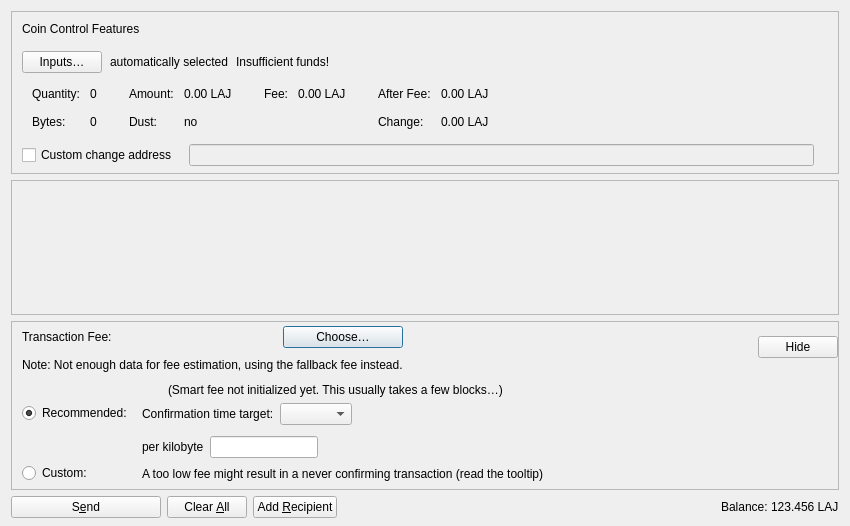
<?xml version="1.0" encoding="UTF-8"?>
<ui version="4.0">
 <class>SendCoinsDialog</class>
 <widget class="QDialog" name="SendCoinsDialog">
  <property name="geometry">
   <rect>
    <x>0</x>
    <y>0</y>
    <width>850</width>
    <height>526</height>
   </rect>
  </property>
  <property name="windowTitle">
   <string>Send Coins</string>
  </property>
  <layout class="QVBoxLayout" name="verticalLayout" stretch="0,1,0,0">
   <property name="bottomMargin">
    <number>8</number>
   </property>
   <item>
    <widget class="QFrame" name="frameCoinControl">
     <property name="sizePolicy">
      <sizepolicy hsizetype="Expanding" vsizetype="Expanding">
       <horstretch>0</horstretch>
       <verstretch>0</verstretch>
      </sizepolicy>
     </property>
     <property name="maximumSize">
      <size>
       <width>16777215</width>
       <height>16777215</height>
      </size>
     </property>
     <property name="frameShape">
      <enum>QFrame::StyledPanel</enum>
     </property>
     <property name="frameShadow">
      <enum>QFrame::Sunken</enum>
     </property>
     <layout class="QVBoxLayout" name="verticalLayoutCoinControl2">
      <property name="spacing">
       <number>0</number>
      </property>
      <property name="leftMargin">
       <number>0</number>
      </property>
      <property name="topMargin">
       <number>0</number>
      </property>
      <property name="rightMargin">
       <number>0</number>
      </property>
      <property name="bottomMargin">
       <number>6</number>
      </property>
      <item>
       <layout class="QVBoxLayout" name="verticalLayoutCoinControl" stretch="0,0,0,0,1">
        <property name="spacing">
         <number>0</number>
        </property>
        <property name="leftMargin">
         <number>10</number>
        </property>
        <property name="topMargin">
         <number>10</number>
        </property>
        <item>
         <layout class="QHBoxLayout" name="horizontalLayoutCoinControl1">
          <property name="bottomMargin">
           <number>15</number>
          </property>
          <item>
           <widget class="QLabel" name="labelCoinControlFeatures">
            <property name="sizePolicy">
             <sizepolicy hsizetype="Preferred" vsizetype="Maximum">
              <horstretch>0</horstretch>
              <verstretch>0</verstretch>
             </sizepolicy>
            </property>
            <property name="text">
             <string>Coin Control Features</string>
            </property>
           </widget>
          </item>
         </layout>
        </item>
        <item>
         <layout class="QHBoxLayout" name="horizontalLayoutCoinControl2" stretch="0,0,0,0">
          <property name="spacing">
           <number>8</number>
          </property>
          <property name="bottomMargin">
           <number>10</number>
          </property>
          <item>
           <widget class="QPushButton" name="pushButtonCoinControl">
            <property name="styleSheet">
             <string notr="true"/>
            </property>
            <property name="text">
             <string>Inputs…</string>
            </property>
            <property name="autoDefault">
             <bool>false</bool>
            </property>
           </widget>
          </item>
          <item>
           <widget class="QLabel" name="labelCoinControlAutomaticallySelected">
            <property name="text">
             <string>automatically selected</string>
            </property>
            <property name="margin">
             <number>5</number>
            </property>
           </widget>
          </item>
          <item>
           <widget class="QLabel" name="labelCoinControlInsuffFunds">
            <property name="text">
             <string>Insufficient funds!</string>
            </property>
            <property name="margin">
             <number>5</number>
            </property>
           </widget>
          </item>
          <item>
           <spacer name="horizontalSpacerCoinControl">
            <property name="orientation">
             <enum>Qt::Horizontal</enum>
            </property>
            <property name="sizeHint" stdset="0">
             <size>
              <width>40</width>
              <height>1</height>
             </size>
            </property>
           </spacer>
          </item>
         </layout>
        </item>
        <item>
         <widget class="QWidget" name="widgetCoinControl" native="true">
          <property name="sizePolicy">
           <sizepolicy hsizetype="Preferred" vsizetype="Preferred">
            <horstretch>0</horstretch>
            <verstretch>0</verstretch>
           </sizepolicy>
          </property>
          <property name="minimumSize">
           <size>
            <width>0</width>
            <height>0</height>
           </size>
          </property>
          <property name="styleSheet">
           <string notr="true"/>
          </property>
          <layout class="QHBoxLayout" name="horizontalLayoutCoinControl5">
           <property name="leftMargin">
            <number>0</number>
           </property>
           <property name="topMargin">
            <number>0</number>
           </property>
           <property name="rightMargin">
            <number>0</number>
           </property>
           <property name="bottomMargin">
            <number>0</number>
           </property>
           <item>
            <layout class="QHBoxLayout" name="horizontalLayoutCoinControl3" stretch="0,0,0,1">
             <property name="spacing">
              <number>20</number>
             </property>
             <property name="topMargin">
              <number>0</number>
             </property>
             <property name="bottomMargin">
              <number>10</number>
             </property>
             <item>
              <layout class="QFormLayout" name="formLayoutCoinControl1">
               <property name="horizontalSpacing">
                <number>10</number>
               </property>
               <property name="verticalSpacing">
                <number>14</number>
               </property>
               <property name="leftMargin">
                <number>10</number>
               </property>
               <property name="topMargin">
                <number>4</number>
               </property>
               <property name="rightMargin">
                <number>6</number>
               </property>
               <item row="0" column="0">
                <widget class="QLabel" name="labelCoinControlQuantityText">
                 <property name="text">
                  <string>Quantity:</string>
                 </property>
                 <property name="margin">
                  <number>0</number>
                 </property>
                </widget>
               </item>
               <item row="0" column="1">
                <widget class="QLabel" name="labelCoinControlQuantity">
                 <property name="cursor">
                  <cursorShape>IBeamCursor</cursorShape>
                 </property>
                 <property name="contextMenuPolicy">
                  <enum>Qt::ActionsContextMenu</enum>
                 </property>
                 <property name="text">
                  <string notr="true">0</string>
                 </property>
                 <property name="margin">
                  <number>0</number>
                 </property>
                 <property name="textInteractionFlags">
                  <set>Qt::LinksAccessibleByMouse|Qt::TextSelectableByKeyboard|Qt::TextSelectableByMouse</set>
                 </property>
                </widget>
               </item>
               <item row="1" column="0">
                <widget class="QLabel" name="labelCoinControlBytesText">
                 <property name="text">
                  <string>Bytes:</string>
                 </property>
                </widget>
               </item>
               <item row="1" column="1">
                <widget class="QLabel" name="labelCoinControlBytes">
                 <property name="cursor">
                  <cursorShape>IBeamCursor</cursorShape>
                 </property>
                 <property name="contextMenuPolicy">
                  <enum>Qt::ActionsContextMenu</enum>
                 </property>
                 <property name="text">
                  <string notr="true">0</string>
                 </property>
                 <property name="textInteractionFlags">
                  <set>Qt::LinksAccessibleByMouse|Qt::TextSelectableByKeyboard|Qt::TextSelectableByMouse</set>
                 </property>
                </widget>
               </item>
              </layout>
             </item>
             <item>
              <layout class="QFormLayout" name="formLayoutCoinControl2">
               <property name="horizontalSpacing">
                <number>10</number>
               </property>
               <property name="verticalSpacing">
                <number>14</number>
               </property>
               <property name="leftMargin">
                <number>6</number>
               </property>
               <property name="topMargin">
                <number>4</number>
               </property>
               <property name="rightMargin">
                <number>6</number>
               </property>
               <item row="0" column="0">
                <widget class="QLabel" name="labelCoinControlAmountText">
                 <property name="text">
                  <string>Amount:</string>
                 </property>
                 <property name="margin">
                  <number>0</number>
                 </property>
                </widget>
               </item>
               <item row="0" column="1">
                <widget class="QLabel" name="labelCoinControlAmount">
                 <property name="cursor">
                  <cursorShape>IBeamCursor</cursorShape>
                 </property>
                 <property name="contextMenuPolicy">
                  <enum>Qt::ActionsContextMenu</enum>
                 </property>
                 <property name="text">
                  <string notr="true">0.00 LAJ</string>
                 </property>
                 <property name="textInteractionFlags">
                  <set>Qt::LinksAccessibleByMouse|Qt::TextSelectableByKeyboard|Qt::TextSelectableByMouse</set>
                 </property>
                </widget>
               </item>
               <item row="1" column="0">
                <widget class="QLabel" name="labelCoinControlLowOutputText">
                 <property name="text">
                  <string>Dust:</string>
                 </property>
                </widget>
               </item>
               <item row="1" column="1">
                <widget class="QLabel" name="labelCoinControlLowOutput">
                 <property name="cursor">
                  <cursorShape>IBeamCursor</cursorShape>
                 </property>
                 <property name="contextMenuPolicy">
                  <enum>Qt::ActionsContextMenu</enum>
                 </property>
                 <property name="text">
                  <string notr="true">no</string>
                 </property>
                 <property name="textInteractionFlags">
                  <set>Qt::LinksAccessibleByMouse|Qt::TextSelectableByKeyboard|Qt::TextSelectableByMouse</set>
                 </property>
                </widget>
               </item>
              </layout>
             </item>
             <item>
              <layout class="QFormLayout" name="formLayoutCoinControl3">
               <property name="horizontalSpacing">
                <number>10</number>
               </property>
               <property name="verticalSpacing">
                <number>14</number>
               </property>
               <property name="leftMargin">
                <number>6</number>
               </property>
               <property name="topMargin">
                <number>4</number>
               </property>
               <property name="rightMargin">
                <number>6</number>
               </property>
               <item row="0" column="0">
                <widget class="QLabel" name="labelCoinControlFeeText">
                 <property name="text">
                  <string>Fee:</string>
                 </property>
                 <property name="margin">
                  <number>0</number>
                 </property>
                </widget>
               </item>
               <item row="0" column="1">
                <widget class="QLabel" name="labelCoinControlFee">
                 <property name="cursor">
                  <cursorShape>IBeamCursor</cursorShape>
                 </property>
                 <property name="contextMenuPolicy">
                  <enum>Qt::ActionsContextMenu</enum>
                 </property>
                 <property name="text">
                  <string notr="true">0.00 LAJ</string>
                 </property>
                 <property name="textInteractionFlags">
                  <set>Qt::LinksAccessibleByMouse|Qt::TextSelectableByKeyboard|Qt::TextSelectableByMouse</set>
                 </property>
                </widget>
               </item>
              </layout>
             </item>
             <item>
              <layout class="QFormLayout" name="formLayoutCoinControl4">
               <property name="horizontalSpacing">
                <number>10</number>
               </property>
               <property name="verticalSpacing">
                <number>14</number>
               </property>
               <property name="leftMargin">
                <number>6</number>
               </property>
               <property name="topMargin">
                <number>4</number>
               </property>
               <property name="rightMargin">
                <number>6</number>
               </property>
               <item row="0" column="0">
                <widget class="QLabel" name="labelCoinControlAfterFeeText">
                 <property name="text">
                  <string>After Fee:</string>
                 </property>
                 <property name="margin">
                  <number>0</number>
                 </property>
                </widget>
               </item>
               <item row="0" column="1">
                <widget class="QLabel" name="labelCoinControlAfterFee">
                 <property name="cursor">
                  <cursorShape>IBeamCursor</cursorShape>
                 </property>
                 <property name="contextMenuPolicy">
                  <enum>Qt::ActionsContextMenu</enum>
                 </property>
                 <property name="text">
                  <string notr="true">0.00 LAJ</string>
                 </property>
                 <property name="textInteractionFlags">
                  <set>Qt::LinksAccessibleByMouse|Qt::TextSelectableByKeyboard|Qt::TextSelectableByMouse</set>
                 </property>
                </widget>
               </item>
               <item row="1" column="0">
                <widget class="QLabel" name="labelCoinControlChangeText">
                 <property name="text">
                  <string>Change:</string>
                 </property>
                </widget>
               </item>
               <item row="1" column="1">
                <widget class="QLabel" name="labelCoinControlChange">
                 <property name="cursor">
                  <cursorShape>IBeamCursor</cursorShape>
                 </property>
                 <property name="contextMenuPolicy">
                  <enum>Qt::ActionsContextMenu</enum>
                 </property>
                 <property name="text">
                  <string notr="true">0.00 LAJ</string>
                 </property>
                 <property name="textInteractionFlags">
                  <set>Qt::LinksAccessibleByMouse|Qt::TextSelectableByKeyboard|Qt::TextSelectableByMouse</set>
                 </property>
                </widget>
               </item>
              </layout>
             </item>
            </layout>
           </item>
          </layout>
         </widget>
        </item>
        <item>
         <layout class="QHBoxLayout" name="horizontalLayoutCoinControl4" stretch="0,0,0">
          <property name="spacing">
           <number>12</number>
          </property>
          <property name="sizeConstraint">
           <enum>QLayout::SetDefaultConstraint</enum>
          </property>
          <property name="topMargin">
           <number>5</number>
          </property>
          <property name="rightMargin">
           <number>5</number>
          </property>
          <item>
           <widget class="QCheckBox" name="checkBoxCoinControlChange">
            <property name="toolTip">
             <string>If this is activated, but the change address is empty or invalid, change will be sent to a newly generated address.</string>
            </property>
            <property name="text">
             <string>Custom change address</string>
            </property>
           </widget>
          </item>
          <item>
           <widget class="QValidatedLineEdit" name="lineEditCoinControlChange">
            <property name="enabled">
             <bool>false</bool>
            </property>
            <property name="sizePolicy">
             <sizepolicy hsizetype="Expanding" vsizetype="Fixed">
              <horstretch>0</horstretch>
              <verstretch>0</verstretch>
             </sizepolicy>
            </property>
           </widget>
          </item>
          <item>
           <widget class="QLabel" name="labelCoinControlChangeLabel">
            <property name="sizePolicy">
             <sizepolicy hsizetype="Preferred" vsizetype="Expanding">
              <horstretch>0</horstretch>
              <verstretch>0</verstretch>
             </sizepolicy>
            </property>
            <property name="minimumSize">
             <size>
              <width>0</width>
              <height>0</height>
             </size>
            </property>
            <property name="text">
             <string/>
            </property>
            <property name="margin">
             <number>3</number>
            </property>
           </widget>
          </item>
         </layout>
        </item>
        <item>
         <spacer name="verticalSpacerCoinControl">
          <property name="orientation">
           <enum>Qt::Vertical</enum>
          </property>
          <property name="sizeHint" stdset="0">
           <size>
            <width>800</width>
            <height>1</height>
           </size>
          </property>
         </spacer>
        </item>
       </layout>
      </item>
     </layout>
    </widget>
   </item>
   <item>
    <widget class="QScrollArea" name="scrollArea">
     <property name="widgetResizable">
      <bool>true</bool>
     </property>
     <widget class="QWidget" name="scrollAreaWidgetContents">
      <property name="geometry">
       <rect>
        <x>0</x>
        <y>0</y>
        <width>830</width>
        <height>104</height>
       </rect>
      </property>
      <layout class="QVBoxLayout" name="verticalLayout_2" stretch="0,1">
       <property name="leftMargin">
        <number>0</number>
       </property>
       <property name="topMargin">
        <number>0</number>
       </property>
       <property name="rightMargin">
        <number>0</number>
       </property>
       <property name="bottomMargin">
        <number>0</number>
       </property>
       <item>
        <layout class="QVBoxLayout" name="entries">
         <property name="spacing">
          <number>6</number>
         </property>
        </layout>
       </item>
       <item>
        <spacer name="verticalSpacer">
         <property name="orientation">
          <enum>Qt::Vertical</enum>
         </property>
         <property name="sizeHint" stdset="0">
          <size>
           <width>20</width>
           <height>40</height>
          </size>
         </property>
        </spacer>
       </item>
      </layout>
     </widget>
    </widget>
   </item>
   <item>
    <widget class="QFrame" name="frameFee">
     <property name="sizePolicy">
      <sizepolicy hsizetype="Expanding" vsizetype="Expanding">
       <horstretch>0</horstretch>
       <verstretch>0</verstretch>
      </sizepolicy>
     </property>
     <property name="maximumSize">
      <size>
       <width>16777215</width>
       <height>16777215</height>
      </size>
     </property>
     <property name="frameShape">
      <enum>QFrame::StyledPanel</enum>
     </property>
     <property name="frameShadow">
      <enum>QFrame::Sunken</enum>
     </property>
     <layout class="QVBoxLayout" name="verticalLayoutFee1">
      <property name="spacing">
       <number>0</number>
      </property>
      <property name="leftMargin">
       <number>0</number>
      </property>
      <property name="topMargin">
       <number>0</number>
      </property>
      <property name="rightMargin">
       <number>0</number>
      </property>
      <property name="bottomMargin">
       <number>0</number>
      </property>
      <item>
       <layout class="QVBoxLayout" name="verticalLayoutFee2" stretch="0,0,0">
        <property name="spacing">
         <number>0</number>
        </property>
        <property name="leftMargin">
         <number>10</number>
        </property>
        <property name="topMargin">
         <number>0</number>
        </property>
        <item>
         <layout class="QHBoxLayout" name="horizontalLayoutFee1">
          <property name="bottomMargin">
           <number>0</number>
          </property>
          <item>
           <layout class="QVBoxLayout" name="verticalLayoutFee7">
            <property name="spacing">
             <number>0</number>
            </property>
            <item>
             <spacer name="verticalSpacerSmartFee">
              <property name="orientation">
               <enum>Qt::Vertical</enum>
              </property>
              <property name="sizeType">
               <enum>QSizePolicy::Fixed</enum>
              </property>
              <property name="sizeHint" stdset="0">
               <size>
                <width>1</width>
                <height>4</height>
               </size>
              </property>
             </spacer>
            </item>
            <item>
             <layout class="QHBoxLayout" name="horizontalLayoutSmartFee">
              <property name="spacing">
               <number>10</number>
              </property>
              <item>
               <widget class="QLabel" name="labelFeeHeadline">
                <property name="sizePolicy">
                 <sizepolicy hsizetype="Preferred" vsizetype="Maximum">
                  <horstretch>0</horstretch>
                  <verstretch>0</verstretch>
                 </sizepolicy>
                </property>
                <property name="text">
                 <string>Transaction Fee:</string>
                </property>
               </widget>
              </item>
              <item>
               <widget class="QLabel" name="labelFeeMinimized">
                <property name="text">
                 <string/>
                </property>
               </widget>
              </item>
              <item>
               <widget class="QPushButton" name="buttonChooseFee">
                <property name="text">
                 <string>Choose…</string>
                </property>
               </widget>
              </item>
             </layout>
            </item>
            <item>
             <spacer name="verticalSpacer_7">
              <property name="orientation">
               <enum>Qt::Vertical</enum>
              </property>
              <property name="sizeHint" stdset="0">
               <size>
                <width>1</width>
                <height>10</height>
               </size>
              </property>
             </spacer>
            </item>
            <item>
             <widget class="QLabel" name="fallbackFeeWarningLabel">
              <property name="toolTip">
               <string>Using the fallbackfee can result in sending a transaction that will take several hours or days (or never) to confirm. Consider choosing your fee manually or wait until you have validated the complete chain.</string>
              </property>
              <property name="text">
               <string>Note: Not enough data for fee estimation, using the fallback fee instead.</string>
              </property>
              <property name="wordWrap">
               <bool>false</bool>
              </property>
             </widget>
            </item>
            <item>
             <spacer name="verticalSpacer_5">
              <property name="orientation">
               <enum>Qt::Vertical</enum>
              </property>
              <property name="sizeHint" stdset="0">
               <size>
                <width>1</width>
                <height>1</height>
               </size>
              </property>
             </spacer>
            </item>
           </layout>
          </item>
          <item>
           <spacer name="horizontalSpacer_4">
            <property name="orientation">
             <enum>Qt::Horizontal</enum>
            </property>
            <property name="sizeHint" stdset="0">
             <size>
              <width>1</width>
              <height>1</height>
             </size>
            </property>
           </spacer>
          </item>
          <item>
           <widget class="QPushButton" name="buttonMinimizeFee">
            <property name="toolTip">
             <string>Hide transaction fee settings</string>
            </property>
            <property name="text">
             <string>Hide</string>
            </property>
           </widget>
          </item>
         </layout>
        </item>
        <item>
         <widget class="QFrame" name="frameFeeSelection">
          <layout class="QVBoxLayout" name="verticalLayoutFee12">
           <property name="spacing">
            <number>0</number>
           </property>
           <property name="leftMargin">
            <number>0</number>
           </property>
           <property name="topMargin">
            <number>0</number>
           </property>
           <property name="rightMargin">
            <number>0</number>
           </property>
           <property name="bottomMargin">
            <number>0</number>
           </property>
           <item>
            <layout class="QGridLayout" name="gridLayoutFee">
             <property name="topMargin">
              <number>10</number>
             </property>
             <property name="bottomMargin">
              <number>4</number>
             </property>
             <property name="horizontalSpacing">
              <number>10</number>
             </property>
             <property name="verticalSpacing">
              <number>4</number>
             </property>
             <item row="1" column="1">
              <layout class="QVBoxLayout" name="verticalLayoutFee8">
               <property name="spacing">
                <number>6</number>
               </property>
               <property name="topMargin">
                <number>3</number>
               </property>
               <item>
                <layout class="QHBoxLayout" name="horizontalLayoutFee13" stretch="0,0,1">
                 <item>
                  <widget class="QLabel" name="labelCustomPerKilobyte">
                   <property name="toolTip">
                    <string>If the custom fee is set to 1000 duffs and the transaction is only 250 bytes, then &quot;per kilobyte&quot; only pays 250 duffs in fee,&lt;br /&gt;while &quot;at least&quot; pays 1000 duffs. For transactions bigger than a kilobyte both pay by kilobyte.</string>
                   </property>
                   <property name="text">
                    <string>per kilobyte</string>
                   </property>
                  </widget>
                 </item>
                 <item>
                  <widget class="BitcoinAmountField" name="customFee"/>
                 </item>
                 <item>
                  <spacer name="horizontalSpacer_6">
                   <property name="orientation">
                    <enum>Qt::Horizontal</enum>
                   </property>
                   <property name="sizeHint" stdset="0">
                    <size>
                     <width>1</width>
                     <height>1</height>
                    </size>
                   </property>
                  </spacer>
                 </item>
                </layout>
               </item>
               <item>
                <layout class="QHBoxLayout" name="horizontalLayoutFee8">
                 <item>
                  <widget class="QLabel" name="labelCustomFeeWarning">
                   <property name="enabled">
                    <bool>true</bool>
                   </property>
                   <property name="toolTip">
                    <string>When there is less transaction volume than space in the blocks, miners as well as relaying nodes may enforce a minimum fee. Paying only this minimum fee is just fine, but be aware that this can result in a never confirming transaction once there is more demand for dash transactions than the network can process.</string>
                   </property>
                   <property name="text">
                    <string>A too low fee might result in a never confirming transaction (read the tooltip)</string>
                   </property>
                  </widget>
                 </item>
                 <item>
                  <spacer name="horizontalSpacer_2">
                   <property name="orientation">
                    <enum>Qt::Horizontal</enum>
                   </property>
                   <property name="sizeHint" stdset="0">
                    <size>
                     <width>1</width>
                     <height>1</height>
                    </size>
                   </property>
                  </spacer>
                 </item>
                </layout>
               </item>
              </layout>
             </item>
             <item row="0" column="0">
              <layout class="QVBoxLayout" name="verticalLayoutFee4" stretch="0,1">
               <property name="topMargin">
                <number>20</number>
               </property>
               <property name="bottomMargin">
                <number>3</number>
               </property>
               <item>
                <widget class="QRadioButton" name="radioSmartFee">
                 <property name="text">
                  <string>Recommended:</string>
                 </property>
                 <property name="checked">
                  <bool>true</bool>
                 </property>
                 <attribute name="buttonGroup">
                  <string notr="true">groupFee</string>
                 </attribute>
                </widget>
               </item>
               <item>
                <spacer name="verticalSpacer_2">
                 <property name="orientation">
                  <enum>Qt::Vertical</enum>
                 </property>
                 <property name="sizeHint" stdset="0">
                  <size>
                   <width>1</width>
                   <height>1</height>
                  </size>
                 </property>
                </spacer>
               </item>
              </layout>
             </item>
             <item row="1" column="0">
              <layout class="QVBoxLayout" name="verticalLayoutFee9" stretch="0,1">
               <property name="topMargin">
                <number>30</number>
               </property>
               <item>
                <widget class="QRadioButton" name="radioCustomFee">
                 <property name="text">
                  <string>Custom:</string>
                 </property>
                 <attribute name="buttonGroup">
                  <string notr="true">groupFee</string>
                 </attribute>
                </widget>
               </item>
               <item>
                <spacer name="verticalSpacer_6">
                 <property name="orientation">
                  <enum>Qt::Vertical</enum>
                 </property>
                 <property name="sizeHint" stdset="0">
                  <size>
                   <width>1</width>
                   <height>1</height>
                  </size>
                 </property>
                </spacer>
               </item>
              </layout>
             </item>
             <item row="0" column="1">
              <layout class="QVBoxLayout" name="verticalLayoutFee3" stretch="0,0,1">
               <property name="spacing">
                <number>6</number>
               </property>
               <property name="topMargin">
                <number>0</number>
               </property>
               <property name="bottomMargin">
                <number>3</number>
               </property>
               <item>
                <layout class="QHBoxLayout" name="horizontalLayoutFee12">
                 <item>
                  <widget class="QLabel" name="labelSmartFee">
                   <property name="text">
                    <string/>
                   </property>
                  </widget>
                 </item>
                 <item>
                  <widget class="QLabel" name="labelFeeEstimation">
                   <property name="text">
                    <string/>
                   </property>
                  </widget>
                 </item>
                 <item>
                  <widget class="QLabel" name="labelSmartFee2">
                   <property name="text">
                    <string>(Smart fee not initialized yet. This usually takes a few blocks…)</string>
                   </property>
                  </widget>
                 </item>
                 <item>
                  <spacer name="horizontalSpacer_5">
                   <property name="orientation">
                    <enum>Qt::Horizontal</enum>
                   </property>
                   <property name="sizeHint" stdset="0">
                    <size>
                     <width>1</width>
                     <height>1</height>
                    </size>
                   </property>
                  </spacer>
                 </item>
                </layout>
               </item>
               <item>
                <layout class="QHBoxLayout" name="horizontalLayoutFee9">
                 <item>
                  <layout class="QVBoxLayout" name="verticalLayoutFee6">
                   <item>
                    <widget class="QLabel" name="labelSmartFee3">
                     <property name="text">
                      <string>Confirmation time target:</string>
                     </property>
                    </widget>
                   </item>
                  </layout>
                 </item>
                 <item>
                  <layout class="QVBoxLayout" name="verticalLayoutFee5">
                   <property name="rightMargin">
                    <number>30</number>
                   </property>
                   <item>
                    <layout class="QHBoxLayout" name="horizontalLayoutConfTarget">
                     <property name="bottomMargin">
                      <number>0</number>
                     </property>
                     <item>
                      <widget class="QComboBox" name="confTargetSelector"/>
                     </item>
                     <item>
                      <spacer name="horizontalSpacerConfTarget">
                       <property name="orientation">
                        <enum>Qt::Horizontal</enum>
                       </property>
                       <property name="sizeHint" stdset="0">
                        <size>
                         <width>40</width>
                         <height>20</height>
                        </size>
                       </property>
                      </spacer>
                     </item>
                    </layout>
                   </item>
                  </layout>
                 </item>
                </layout>
               </item>
               <item>
                <spacer name="verticalSpacer_4">
                 <property name="orientation">
                  <enum>Qt::Vertical</enum>
                 </property>
                 <property name="sizeHint" stdset="0">
                  <size>
                   <width>1</width>
                   <height>1</height>
                  </size>
                 </property>
                </spacer>
               </item>
              </layout>
             </item>
            </layout>
           </item>
          </layout>
         </widget>
        </item>
        <item>
         <spacer name="verticalSpacerFee">
          <property name="orientation">
           <enum>Qt::Vertical</enum>
          </property>
          <property name="sizeHint" stdset="0">
           <size>
            <width>800</width>
            <height>1</height>
           </size>
          </property>
         </spacer>
        </item>
       </layout>
      </item>
     </layout>
    </widget>
   </item>
   <item>
    <layout class="QHBoxLayout" name="horizontalLayout">
     <item>
      <widget class="QPushButton" name="sendButton">
       <property name="minimumSize">
        <size>
         <width>150</width>
         <height>0</height>
        </size>
       </property>
       <property name="toolTip">
        <string>Confirm the send action</string>
       </property>
       <property name="text">
        <string>S&amp;end</string>
       </property>
       <property name="autoDefault">
        <bool>false</bool>
       </property>
       <property name="default">
        <bool>false</bool>
       </property>
      </widget>
     </item>
     <item>
      <widget class="QPushButton" name="clearButton">
       <property name="sizePolicy">
        <sizepolicy hsizetype="Minimum" vsizetype="Fixed">
         <horstretch>0</horstretch>
         <verstretch>0</verstretch>
        </sizepolicy>
       </property>
       <property name="toolTip">
        <string>Clear all fields of the form.</string>
       </property>
       <property name="text">
        <string>Clear &amp;All</string>
       </property>
       <property name="autoDefault">
        <bool>false</bool>
       </property>
      </widget>
     </item>
     <item>
      <widget class="QPushButton" name="addButton">
       <property name="toolTip">
        <string>Send to multiple recipients at once</string>
       </property>
       <property name="text">
        <string>Add &amp;Recipient</string>
       </property>
       <property name="autoDefault">
        <bool>false</bool>
       </property>
      </widget>
     </item>
     <item>
      <spacer name="horizontalSpacer">
       <property name="orientation">
        <enum>Qt::Horizontal</enum>
       </property>
       <property name="sizeHint" stdset="0">
        <size>
         <width>40</width>
         <height>20</height>
        </size>
       </property>
      </spacer>
     </item>
     <item>
      <layout class="QHBoxLayout" name="horizontalLayout_2">
       <property name="spacing">
        <number>3</number>
       </property>
       <item>
        <widget class="QLabel" name="labelBalanceName">
         <property name="text">
          <string>Balance:</string>
         </property>
        </widget>
       </item>
       <item>
        <widget class="QLabel" name="labelBalance">
         <property name="sizePolicy">
          <sizepolicy hsizetype="Preferred" vsizetype="Preferred">
           <horstretch>0</horstretch>
           <verstretch>0</verstretch>
          </sizepolicy>
         </property>
         <property name="cursor">
          <cursorShape>IBeamCursor</cursorShape>
         </property>
         <property name="text">
          <string notr="true">123.456 LAJ</string>
         </property>
         <property name="textInteractionFlags">
          <set>Qt::LinksAccessibleByMouse|Qt::TextSelectableByKeyboard|Qt::TextSelectableByMouse</set>
         </property>
        </widget>
       </item>
      </layout>
     </item>
    </layout>
   </item>
  </layout>
 </widget>
 <customwidgets>
  <customwidget>
   <class>QValidatedLineEdit</class>
   <extends>QLineEdit</extends>
   <header>qt/qvalidatedlineedit.h</header>
  </customwidget>
  <customwidget>
   <class>BitcoinAmountField</class>
   <extends>QLineEdit</extends>
   <header>qt/bitcoinamountfield.h</header>
   <container>1</container>
  </customwidget>
 </customwidgets>
 <resources>
  <include location="../dash.qrc"/>
 </resources>
 <connections/>
 <buttongroups>
  <buttongroup name="groupFee"/>
 </buttongroups>
</ui>
